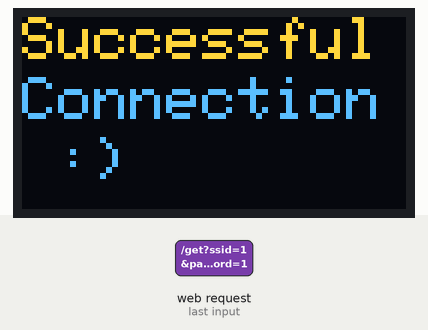
A sketch run on a simulated ESP32. On the bench: 128×64 one-colour display. The test bench sets the inputs (shaded band). The OLED is the two-colour kind (top 16 rows yellow); WiFi joins after 1.5 s; servers stay silent unless stated; the local clock reads 2024-03-15 10:24:30 at power-on unless the sketch sets it; what the sketch prints to the serial monitor is not drawn.

1.3 s: HTTP request GET /get?ssid=1&password=1 received
Above: at 3.4 s.
Timing chart, 0 to 4.9 s (numbered marks = the images above; inputs shaded):
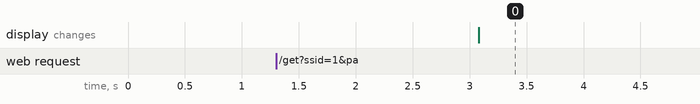

Measured:
- after the input at 1.3 s, the display: changes after 1.8 s (image 0)

The sketch:

esp_communicates_with_arduino_and_sets_up.ino
```cpp
#include <WiFi.h>
#include <ESPAsyncWebServer.h>
#include <time.h>
#include <Adafruit_GFX.h>
#include <Adafruit_SH110X.h>

// Your previous includes and definitions
const char* ssid_ap = "ESP32-Access-Point";
const char* password_ap = "123456789";

AsyncWebServer server(80);
#define i2c_Address 0x3c

#define SCREEN_WIDTH 128
#define SCREEN_HEIGHT 64
#define OLED_RESET -1
Adafruit_SH1106G display = Adafruit_SH1106G(SCREEN_WIDTH, SCREEN_HEIGHT, &Wire, OLED_RESET);

const char* html_form = R"rawliteral(
<!DOCTYPE HTML><html>
<head>
  <title>ESP32 Wi-Fi Config</title>
</head>
<body>
  <h2>Enter Wi-Fi Credentials</h2>
  <form action="/get">
    SSID: <input type="text" name="ssid"><br>
    Password: <input type="password" name="password"><br>
    <input type="submit" value="Submit">
  </form>
</body>
</html>)rawliteral";

String wifi_ssid;
String wifi_password;

bool ntp_initialized = false;
bool function_called_today = false;

const int onHour = 13;   // The hour when the function should run
const int onMinute = 0;  // The minute when the function should run
const int onSecond = 0;  // The second when the function should run

void setup() {
  Serial.begin(115200);
  Serial2.begin(9600); // Initialize Serial2 for communication with Arduino

  // Initialize the OLED display
  if(!display.begin(i2c_Address, true)) {
    Serial.println(F("SH1106 allocation failed"));
    for(;;);
  }
  display.clearDisplay();
  display.setTextColor(SH110X_WHITE);
  display.setTextSize(1); // Increase text size
  display.setCursor(0,20);
  display.print("connecting...");
  display.display();

  // Setting up the ESP32 as an Access Point
  WiFi.softAP(ssid_ap, password_ap);
  Serial.println("Access Point started");

  // Route for root / web page
  server.on("/", HTTP_GET, [](AsyncWebServerRequest *request){
    request->send(200, "text/html", html_form);
  });

  // Route to get the Wi-Fi credentials
  server.on("/get", HTTP_GET, [](AsyncWebServerRequest *request){
    if (request->hasParam("ssid") && request->hasParam("password")) {
      wifi_ssid = request->getParam("ssid")->value();
      wifi_password = request->getParam("password")->value();

      request->send(200, "text/html", "Credentials received, trying to connect...");

      // Disconnect from any current Wi-Fi connection
      WiFi.disconnect();

      // Connect to the new Wi-Fi network
      WiFi.begin(wifi_ssid.c_str(), wifi_password.c_str());
    } else {
      request->send(200, "text/html", "Error: Missing SSID or Password");
    }
  });

  // Start server
  server.begin();
}

void mySpecificFunction() {
  Serial.println("The specific function has been called!");

  // Send a message to the Arduino to turn on the stepper motor
  Serial2.println("TURN_ON_MOTOR");
}

void loop() {
  // Check if connected to Wi-Fi
  if (WiFi.status() == WL_CONNECTED && !ntp_initialized) {
    Serial.println("Connected to the WiFi network");

    // Display message on OLED
    display.clearDisplay();
    display.setTextColor(SH110X_WHITE);
    display.setTextSize(2); // Increase text size
    display.setCursor(0,0);
    display.print("Successful");
    display.setCursor(0, 20); // Move to next line
    display.print("Connection");
    display.setCursor(0, 40); // Move to next line
    display.print(" :)");
    display.display();

    // Initialize NTP
    configTime(10800, 0, "pool.ntp.org", "time.nist.gov");

    // Set timezone for Israel (UTC+3)
    setenv("TZ", "IST-2IDT,M3.4.4/26,M10.5.0", 1);
    tzset();

    ntp_initialized = true;
  }

  // If NTP is initialized, get and print current time
  if (ntp_initialized) {
    time_t now;
    struct tm timeinfo;
    if (getLocalTime(&timeinfo)) {
      Serial.println(&timeinfo, "%A, %B %d %Y %H:%M:%S");

      // Check if the current time matches the specified time
      if (timeinfo.tm_hour == onHour && timeinfo.tm_min == onMinute && timeinfo.tm_sec == onSecond && !function_called_today) {
        mySpecificFunction();
        function_called_today = true;
      }

      // Reset the flag at midnight
      if (timeinfo.tm_hour == 0 && timeinfo.tm_min == 0) {
        function_called_today = false;
      }
    } else {
      Serial.println("Failed to obtain time");
    }
  }

  delay(1000); // Print time every 1 second
}
```
